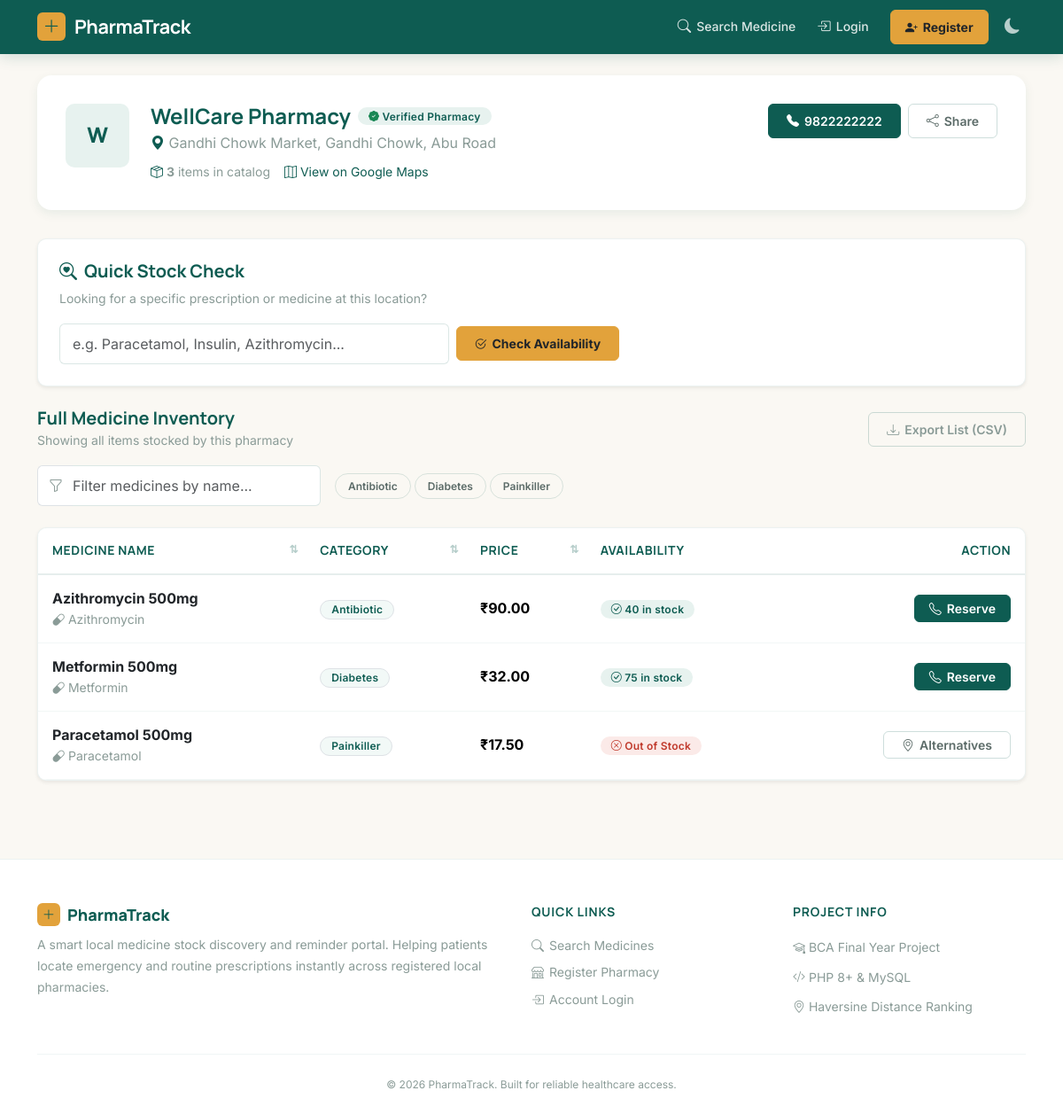
Page /store.php?id=2 on the committed database.
### tables this page shows
CREATE TABLE pharmacies (
    pharmacy_id INT AUTO_INCREMENT PRIMARY KEY,
    owner_user_id INT NOT NULL,
    pharmacy_name VARCHAR(150) NOT NULL,
    address VARCHAR(255) NOT NULL,
    locality VARCHAR(100) NOT NULL,
    city VARCHAR(100) NOT NULL DEFAULT 'Abu Road',
    phone VARCHAR(15) NOT NULL,
    latitude DECIMAL(10,7) NULL,
    longitude DECIMAL(10,7) NULL,
    status ENUM('pending', 'approved', 'rejected', 'deactivated') NOT NULL DEFAULT 'pending',
    created_at TIMESTAMP DEFAULT CURRENT_TIMESTAMP,
    FOREIGN KEY (owner_user_id) REFERENCES users(user_id) ON DELETE CASCADE
);

CREATE TABLE stock_entries (
    stock_id INT AUTO_INCREMENT PRIMARY KEY,
    pharmacy_id INT NOT NULL,
    medicine_name VARCHAR(150) NOT NULL,
    generic_name VARCHAR(150) NULL,
    category VARCHAR(80) NULL,
    price DECIMAL(8,2) NOT NULL,
    quantity INT NOT NULL DEFAULT 0,
    expiry_date DATE NULL,
    updated_at TIMESTAMP DEFAULT CURRENT_TIMESTAMP ON UPDATE CURRENT_TIMESTAMP,
    FOREIGN KEY (pharmacy_id) REFERENCES pharmacies(pharmacy_id) ON DELETE CASCADE,
    INDEX idx_medicine_name (medicine_name)
);

### includes/auth.php (called while the page is built, shortened)
<?php
function base_url(string $path = ''): string {
    return rtrim(BASE_PATH, '/') . '/' . ltrim($path, '/');
}
function h(string $str): string {
    return htmlspecialchars($str, ENT_QUOTES, 'UTF-8');
}

### store.php (the view, shortened to what this page needs)
<?php
require_once __DIR__ . '/includes/auth.php';
$pdo = get_db();
$pharmacyId = (int)($_GET['id'] ?? 0);
$stmt = $pdo->prepare("SELECT * FROM pharmacies WHERE pharmacy_id = ? AND status = 'approved'");
$stmt->execute([$pharmacyId]);
$pharmacy = $stmt->fetch();
$stmt = $pdo->prepare('SELECT * FROM stock_entries WHERE pharmacy_id = ? ORDER BY medicine_name');
$stmt->execute([$pharmacyId]);
$stock = $stmt->fetchAll();
$categories = [];
foreach ($stock as $s) {
    if (!empty($s['category']) && !in_array($s['category'], $categories)) {
        $categories[] = $s['category'];
    }
}
$checkQuery = trim($_GET['check'] ?? '');
require_once __DIR__ . '/includes/header.php';
?>
<div class="pharmacy-header">
  <div class="pharmacy-header-avatar">
    <?= strtoupper(substr($pharmacy['pharmacy_name'], 0, 1)) ?>
  </div>
  <div class="pharmacy-header-info">
    <div class="d-flex align-items-center gap-2 flex-wrap mb-1">
      <h2 class="mb-0 fw-bold"><?= h($pharmacy['pharmacy_name']) ?></h2>
      <span class="badge badge-instock"><i class="bi bi-patch-check-fill text-success"></i> Verified Pharmacy</span>
    </div>
    <p class="text-muted mb-2">
      <i class="bi bi-geo-alt-fill text-teal"></i> <?= h($pharmacy['address']) ?>, <?= h($pharmacy['locality']) ?>, <?= h($pharmacy['city']) ?>
    </p>
    <div class="d-flex align-items-center gap-3 flex-wrap small text-muted">
      <span><i class="bi bi-box-seam text-teal"></i> <strong><?= count($stock) ?></strong> items in catalog</span>
      <?php if (!empty($pharmacy['latitude']) && !empty($pharmacy['longitude'])): ?>
        <a href="https://maps.google.com/?q=<?= urlencode($pharmacy['latitude'] . ',' . $pharmacy['longitude']) ?>" target="_blank" rel="noopener noreferrer" class="text-teal text-decoration-none">
          <i class="bi bi-map"></i> View on Google Maps
        </a>
      <?php endif; ?>
    </div>
  </div>
  <div class="pharmacy-header-actions">
    <a href="tel:<?= h($pharmacy['phone']) ?>" class="btn btn-primary">
      <i class="bi bi-telephone-fill"></i> <?= h($pharmacy['phone']) ?>
    </a>
    <button type="button" class="btn btn-outline-secondary share-btn" title="Copy store link">
      <i class="bi bi-share"></i> Share
    </button>
  </div>
</div>
<div class="card mb-4 shadow-sm">
  <div class="card-body p-4">
    <h5 class="fw-bold mb-2"><i class="bi bi-search-heart text-teal me-1"></i> Quick Stock Check</h5>
    <p class="text-muted small mb-3">Looking for a specific prescription or medicine at this location?</p>
    <form method="GET" class="row g-2 align-items-center">
      <div class="col-md-7 col-lg-5">
        <input type="text" name="check" class="form-control"
               placeholder="e.g. Paracetamol, Insulin, Azithromycin..." value="<?= h($checkQuery) ?>">
      </div>
      <div class="col-auto">
        <button type="submit" class="btn btn-amber text-dark fw-bold">
          <i class="bi bi-check2-circle"></i> Check Availability
        </button>
      </div>
    </form>
  </div>
</div>
<div class="d-flex justify-content-between align-items-center flex-wrap gap-2 mb-3">
  <div>
    <h5 class="fw-bold mb-0">Full Medicine Inventory</h5>
    <small class="text-muted">Showing all items stocked by this pharmacy</small>
  </div>
  <?php if (!empty($stock)): ?>
    <button type="button" id="exportCSV" class="export-btn btn btn-sm btn-outline-secondary">
      <i class="bi bi-download"></i> Export List (CSV)
    </button>
  <?php endif; ?>
</div>
<?php if (empty($stock)): ?>
  <div class="empty-state card py-5">
    <div class="empty-icon"><i class="bi bi-box-seam text-muted"></i></div>
    <h5>No stock listed yet</h5>
    <p class="text-muted">This pharmacy has not cataloged medicine inventory yet. Call directly for availability.</p>
    <a href="tel:<?= h($pharmacy['phone']) ?>" class="btn btn-outline-secondary mt-2">
      <i class="bi bi-telephone-fill"></i> Call <?= h($pharmacy['phone']) ?>
    </a>
  </div>
<?php else: ?>
  <div class="stock-filter">
    <div class="input-group" style="max-width: 320px;">
      <span class="input-group-text bg-white border-end-0"><i class="bi bi-funnel text-muted"></i></span>
      <input type="text" id="stockFilterInput" class="form-control border-start-0 ps-0" placeholder="Filter medicines by name...">
    </div>
    <?php if (!empty($categories)): ?>
      <div class="category-pills">
        <?php foreach ($categories as $cat): ?>
          <button type="button" class="category-pill" data-category="<?= h($cat) ?>">
            <?= h($cat) ?>
          </button>
        <?php endforeach; ?>
      </div>
    <?php endif; ?>
  </div>
  <div class="table-responsive bg-white shadow-sm">
    <table class="table table-hover align-middle stock-table mb-0">
      <thead>
        <tr>
          <th class="sortable">Medicine Name</th>
          <th class="sortable">Category</th>
          <th class="sortable">Price</th>
          <th>Availability</th>
          <th class="text-end">Action</th>
        </tr>
      </thead>
      <tbody>
        <?php foreach ($stock as $s): ?>
          <tr>
            <td>
              <div class="fw-bold text-dark"><?= h($s['medicine_name']) ?></div>
              <?php if ($s['generic_name']): ?>
                <div class="small text-muted"><i class="bi bi-capsule"></i> <?= h($s['generic_name']) ?></div>
              <?php endif; ?>
            </td>
            <td data-category="<?= h($s['category'] ?? '') ?>">
              <?php if (!empty($s['category'])): ?>
                <span class="badge bg-teal-ghost text-teal border"><?= h($s['category']) ?></span>
              <?php else: ?>
                <span class="text-muted">&mdash;</span>
              <?php endif; ?>
            </td>
            <td class="fw-bold text-teal">
              ₹<?= number_format((float)$s['price'], 2) ?>
            </td>
            <td>
              <?php if ($s['quantity'] <= 0): ?>
                <span class="badge badge-out"><i class="bi bi-x-circle"></i> Out of Stock</span>
              <?php elseif ($s['quantity'] <= 10): ?>
                <span class="badge badge-low"><i class="bi bi-exclamation-circle"></i> Low: <?= (int)$s['quantity'] ?> left</span>
              <?php else: ?>
                <span class="badge badge-instock"><i class="bi bi-check-circle"></i> <?= (int)$s['quantity'] ?> in stock</span>
              <?php endif; ?>
            </td>
            <td class="text-end">
              <?php if ($s['quantity'] <= 0): ?>
                <a href="<?= base_url('index.php') ?>?q=<?= urlencode($s['medicine_name']) ?>&from_pharmacy=<?= $pharmacyId ?>" class="btn btn-sm btn-outline-secondary py-1" title="Find near you">
                  <i class="bi bi-geo-alt"></i> Alternatives
                </a>
              <?php else: ?>
                <a href="tel:<?= h($pharmacy['phone']) ?>" class="btn btn-sm btn-primary py-1 px-3">
                  <i class="bi bi-telephone"></i> Reserve
                </a>
              <?php endif; ?>
            </td>
          </tr>
        <?php endforeach; ?>
      </tbody>
    </table>
  </div>
<?php endif; ?>
<?php require_once __DIR__ . '/includes/footer.php'; ?>

### rows in the picture
pharmacies: pharmacy_name "W", pharmacy_name "WellCare Pharmacy", address "Gandhi Chowk Market", locality "Gandhi Chowk", city "Abu Road", phone "9822222222"
stock_entries: medicine_name "Azithromycin 500mg", generic_name "Azithromycin", category "Antibiotic", price "90.00", quantity "40"
stock_entries: medicine_name "Metformin 500mg", generic_name "Metformin", category "Diabetes", price "32.00", quantity "75"
stock_entries: medicine_name "Paracetamol 500mg", generic_name "Paracetamol", category "Painkiller", price "17.50", quantity 0 (drawn)

### other values in the picture
count($stock) "3"
$cat "Antibiotic"
$cat "Diabetes"
$cat "Painkiller"
